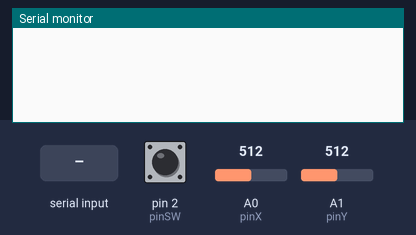
This sketch was run on a simulated Arduino Uno, built with avr-gcc and run on an emulated ATmega328P. Shown: the last lines printed to the serial monitor. The inputs (shaded band) are chosen by the test bench; at power-on: pin 2 (pinSW) HIGH, A0 (pinX) = 512, A1 (pinY) = 512.

Above: at 1.2 s.
1.3 s: "DISCOVER\n" received over Serial
At 2.4 s:
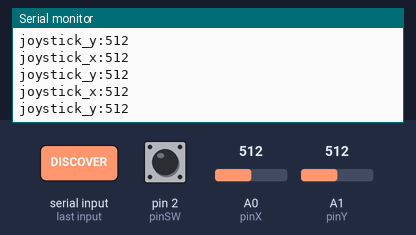
2.8 s: pin 2 (pinSW) pulled LOW for 0.15 s
4.4 s: A0 (pinX) set to 716
At 5.1 s:
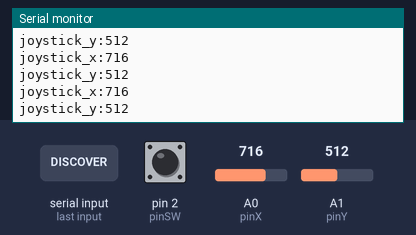
5.9 s: A1 (pinY) set to 716
At 6.7 s:
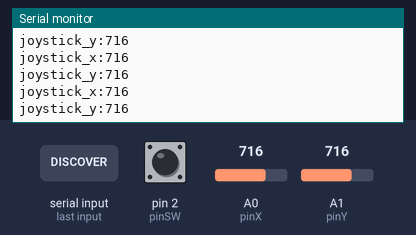
7.4 s: A0 (pinX) set to 900
At 8.1 s:
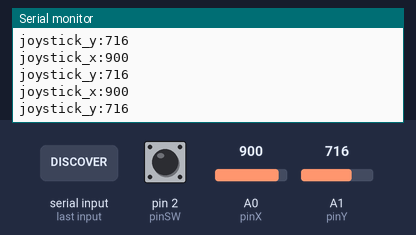
8.9 s: A1 (pinY) set to 900
At 9.9 s:
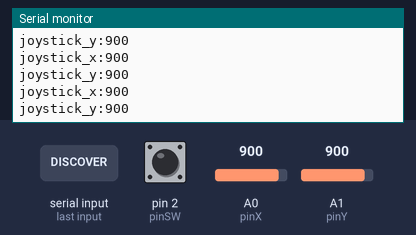
Timing chart, 0 to 11.4 s (numbered marks = the images above; inputs shaded):
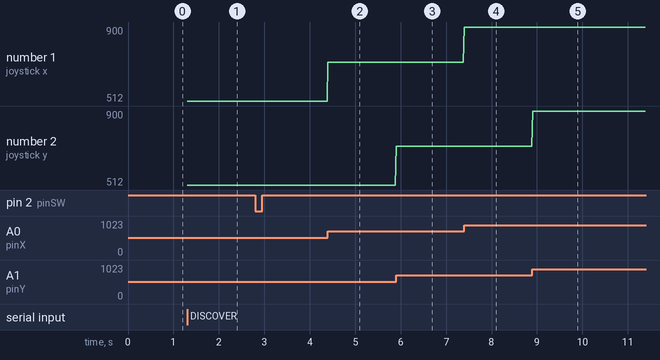

The sketch:

Joystick.ino
```cpp
const int pinX = A0;
const int pinY = A1;
const int pinSW = 2;

bool paired = false;
unsigned long lastSendTime = 0;
const unsigned long SEND_INTERVAL = 20;

bool lastButtonState = false;

void setup() {
  pinMode(pinSW, INPUT_PULLUP);
  Serial.begin(115200);
}

void loop() {
  if (Serial.available() > 0) {
    String cmd = Serial.readStringUntil('\n');
    cmd.trim();

    if (cmd == "DISCOVER") {
      Serial.println("GDSERIAL_ACK:arduino_joystick");
      paired = true;
    }
  }

  if (!paired) {
    return;
  }

  unsigned long now = millis();

  if (now - lastSendTime >= SEND_INTERVAL) {
    lastSendTime = now;

    int x = analogRead(pinX);
    int y = analogRead(pinY);
    bool pressed = digitalRead(pinSW) == LOW;

    Serial.println("joystick_x:" + String(x));
    Serial.println("joystick_y:" + String(y));

    if (pressed != lastButtonState) {
      lastButtonState = pressed;
      Serial.println("button:" + String(pressed ? "1" : "0"));
    }
  }
}   
```

Measured:
- after the input at 1.3 s, the serial monitor: prints a new line at once (image 1)
- after the input at 4.4 s, the serial monitor: prints a new line at once (image 2)
- after the input at 5.9 s, the serial monitor: prints a new line at once (image 3)
- after the input at 7.4 s, the serial monitor: prints a new line at once (image 4)
- after the input at 8.9 s, the serial monitor: prints a new line at once (image 5)
- plotted number 1: 512 → 716 after the input at 4.4 s, 716 → 900 after the input at 7.4 s
